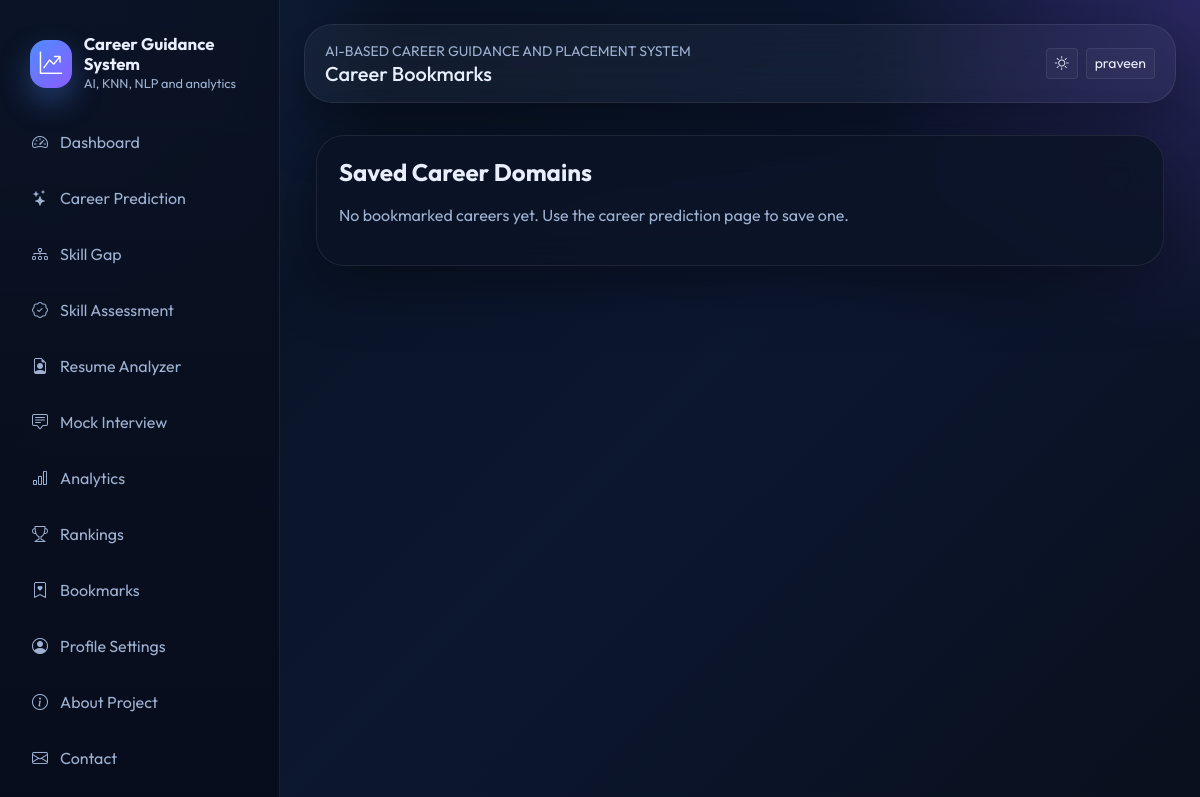
Page /bookmarks (signed in) on the earlier database version.
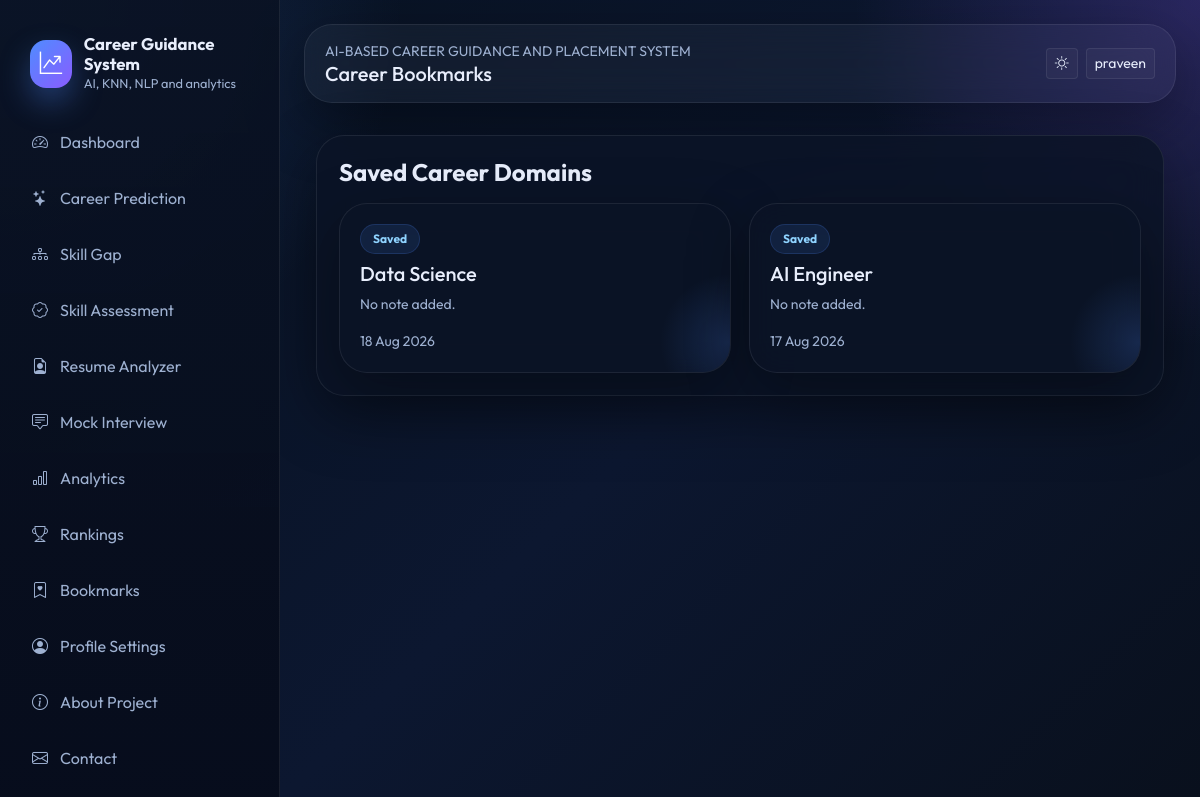
Same page on the later database version.
### models/db_models.py (models this page shows)
class TimestampMixin:
    created_at = db.Column(db.DateTime, default=datetime.utcnow, nullable=False)
    updated_at = db.Column(db.DateTime, default=datetime.utcnow, onupdate=datetime.utcnow, nullable=False)

class CareerBookmark(TimestampMixin, db.Model):
    __tablename__ = "career_bookmarks"
    id = db.Column(db.Integer, primary_key=True)
    user_id = db.Column(db.Integer, db.ForeignKey("users.id"), nullable=False)
    domain_name = db.Column(db.String(120), nullable=False)
    note = db.Column(db.String(255))

### routes/student.py (the view)
@student_bp.route("/bookmarks")
@login_required
def bookmarks():
    saved = CareerBookmark.query.filter_by(user_id=current_user.id).order_by(CareerBookmark.created_at.desc()).all()
    return render_template("student/bookmarks.html", bookmarks=saved, career_domains=_career_options())

### app.py (called while the page is built)
@login_manager.user_loader
def load_user(user_id):
    return User.query.get(int(user_id))

### routes/student.py (called while the page is built)
def _career_options():
    return list(CAREER_DOMAINS.keys())

### templates/student/bookmarks.html (shortened to what this page needs)
{% extends "base.html" %}
{% block page_title %}Career Bookmarks{% endblock %}
{% block content %}
<div class="container py-4">
  <div class="glass-card">
    <h4 class="fw-bold mb-3">Saved Career Domains</h4>
    <div class="card-grid">
      {% for bookmark in bookmarks %}
      <div class="feature-card">
        <span class="badge badge-soft mb-2">Saved</span>
        <h5>{{ bookmark.domain_name }}</h5>
        <div class="text-muted small mb-3">{{ bookmark.note or 'No note added.' }}</div>
        <div class="small text-muted">{{ bookmark.created_at.strftime('%d %b %Y') }}</div>
      </div>
      {% else %}
      <p class="text-muted">No bookmarked careers yet. Use the career prediction page to save one.</p>
      {% endfor %}
    </div>
  </div>
</div>
{% endblock %}

Differences in the rows shown:
added CareerBookmark: domain_name "Data Science", note "No note added.", created_at "18 Aug 2026"
added CareerBookmark: domain_name "AI Engineer", note "No note added.", created_at "17 Aug 2026"
Other differences:
text no longer shown: "No bookmarked careers yet. Use the career prediction page to save one."
